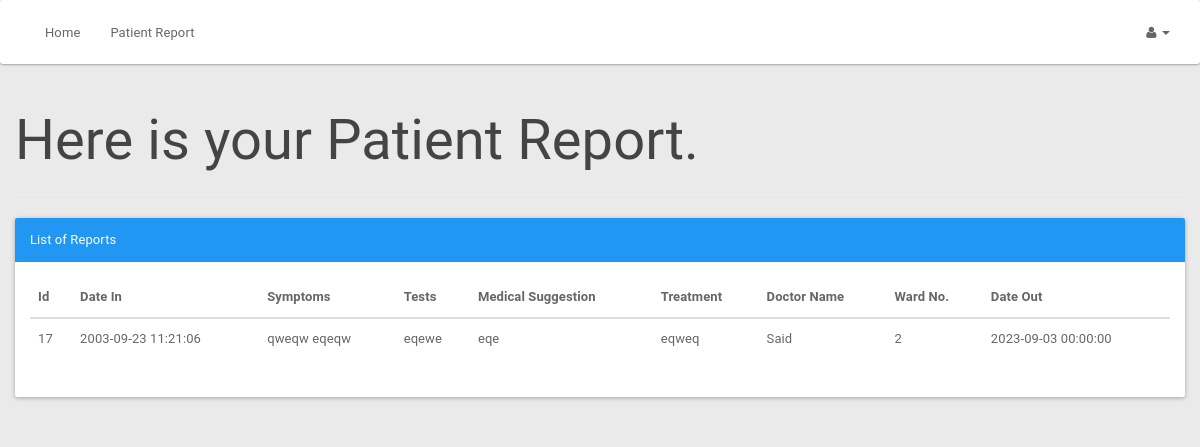
Screenshot of /hospitalsys/patient/patientreport.php (signed in) with the database file from the repository.
### tables this page shows
CREATE TABLE `patienttreatment` (
  `id` int(11) NOT NULL,
  `icPatient` bigint(12) NOT NULL,
  `symptoms` text NOT NULL,
  `test` text NOT NULL,
  `suggestion` text NOT NULL,
  `treatment` text NOT NULL,
  `doctor` varchar(50) NOT NULL,
  `checkout` int(1) NOT NULL DEFAULT '0',
  `datein` datetime NOT NULL,
  `dateout` datetime NOT NULL,
  `ward` int(50) NOT NULL
);

### hospitalsys/patient/patientreport.php (the view, shortened to what this page needs)
<?php
include_once '../assets/conn/dbconnect.php';
$session=$_SESSION[ 'patientSession'];
?>
<!DOCTYPE html>
<html>
	<head>
		<link href="assets/css/material.css" rel="stylesheet">
		<link href="assets/css/default/style.css" rel="stylesheet">
		<link href="assets/css/default/blocks.css" rcel="stylesheet">
		<link rel="stylesheet" href="assets/font-awesome/css/font-awesome.min.css" />
	</head>
	<body>
		<nav class="navbar navbar-default " role="navigation">
			<div class="container-fluid">
				<div class="collapse navbar-collapse" id="bs-example-navbar-collapse-1">
					<ul class="nav navbar-nav">
						<ul class="nav navbar-nav">
							<li><a href="patient.php">Home</a></li>
							<li><a href="patientreport.php?patientId=<?php echo $userRow['icPatient']; ?>">Patient Report</a></li>
						</ul>
					</ul>
					<ul class="nav navbar-nav navbar-right">
						<li class="dropdown">
							<a href="#" class="dropdown-toggle" data-toggle="dropdown"><i class="fa fa-user"></i> <b class="caret"></b></a>
						</li>
					</ul>
				</div>
			</div>
		</nav>
<?php
echo "<div class='container'>";
echo "<div class='row'>";
echo "<div class='page-header'>";
echo "<h1>Here is your Patient Report. </h1>";
echo "</div>";
echo "<div class='panel panel-primary'>";
echo "<div class='panel-heading'>List of Reports</div>";
echo "<div class='panel-body'>";
echo "<table class='table table-hover'>";
echo "<thead>";
echo "<tr>";
echo "<th>Id</th>";
echo "<th>Date In</th>";
echo "<th>Symptoms </th>";
echo "<th>Tests </th>";
echo "<th>Medical Suggestion </th>";
echo "<th>Treatment </th>";
echo "<th>Doctor Name</th>";
echo "<th>Ward No.</th>";
echo "<th>Date Out</th>";
echo "</tr>";
echo "</thead>";
$res = mysqli_query($con,"SELECT * FROM patienttreatment where icPatient = $session && dateout > '0000-00-00 00:00:00'");
while ($userRow = mysqli_fetch_array($res)) {
echo "<tbody>";
echo "<tr>";
echo "<td>" . $userRow['id'] . "</td>";
echo "<td>" . $userRow['datein'] . "</td>";
echo "<td>" . $userRow['symptoms'] . "</td>";
echo "<td>" . $userRow['test'] . "</td>";
echo "<td>" . $userRow['suggestion'] . "</td>";
echo "<td>" . $userRow['treatment'] . "</td>";
echo "<td>" . $userRow['doctor'] . "</td>";
echo "<td>" . $userRow['ward'] . "</td>";
echo "<td>"  . $userRow['dateout'] ."</td>";
}
?>
<?php
echo "</tr>";
echo "</tbody>";
echo "</table>";
?>
	</div>
</div>
</div>
</div>
</body>
</html>

### hospitalsys/patient/assets/css/default/style.css (style rules this page uses)
body { background-color: #EAEAEA !important; }
.navbar { margin-bottom: 0px !important; }

### rows the page displays
patienttreatment: id "17", datein "2003-09-23 11:21:06", symptoms "qweqw eqeqw", test "eqewe", suggestion "eqe", treatment "eqweq", doctor "Said", ward "2", dateout "2023-09-03 00:00:00"
